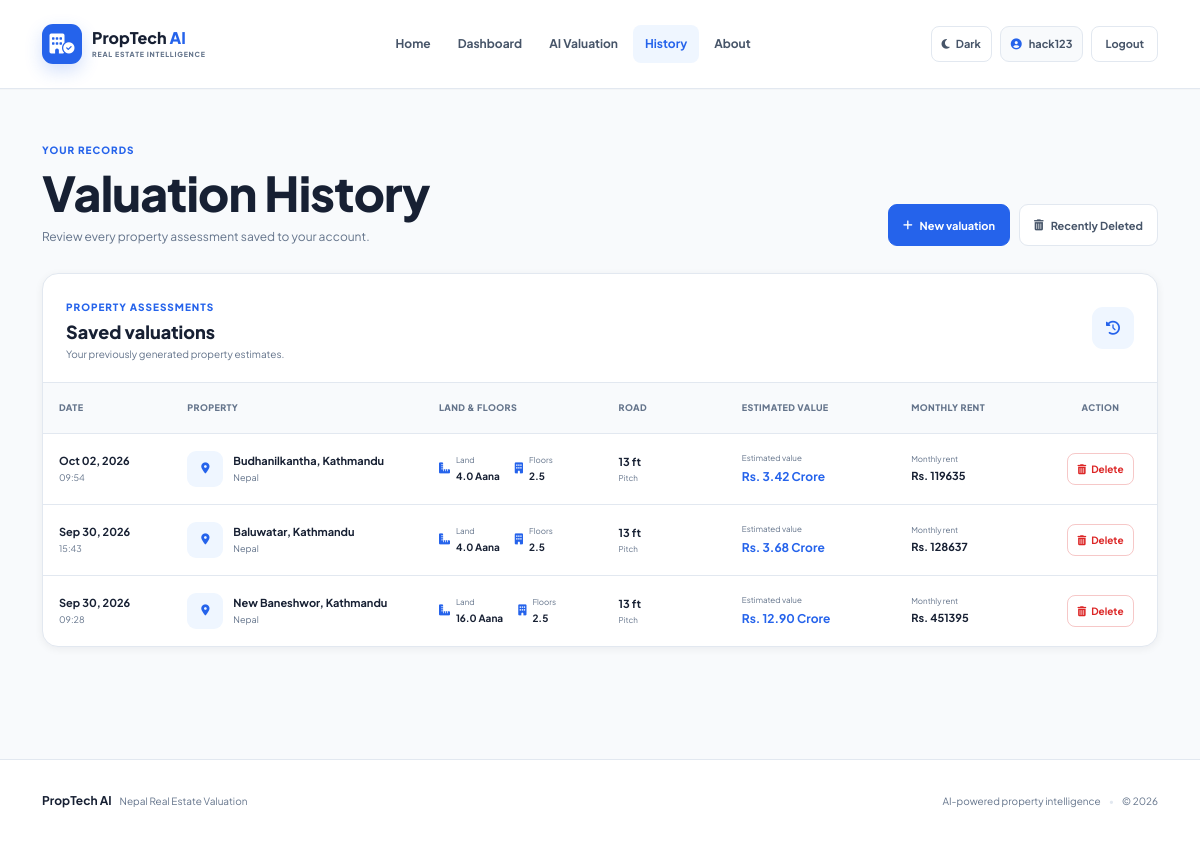
Page /history/ (signed in) on the committed database.
### valuation/models.py (models this page shows, shortened)
class PropertyValuation(models.Model):
    user = models.ForeignKey(
        settings.AUTH_USER_MODEL,
        on_delete=models.SET_NULL,
        null=True,
        blank=True,
        related_name="valuations",
    )
    location = models.CharField(
        max_length=150
    )
    land_aana = models.FloatField(
        verbose_name="Land (Aana)"
    )
    floors = models.FloatField(
        verbose_name="Floors"
    )
    road_feet = models.IntegerField(
        verbose_name="Road Width (Feet)"
    )
    road_type = models.CharField(
        max_length=50,
        verbose_name="Road Type"
    )
    rooms = models.IntegerField(
        verbose_name="Rooms"
    )
    bathrooms = models.IntegerField(
        verbose_name="Bathrooms"
    )
    predicted_price_npr = models.DecimalField(
        max_digits=15,
        decimal_places=2
    )
    price_formatted = models.CharField(
        max_length=100
    )
    monthly_rent_npr = models.DecimalField(
        max_digits=12,
        decimal_places=2
    )
    cap_rate = models.CharField(
        max_length=10
    )
    created_at = models.DateTimeField(
        auto_now_add=True
    )
    is_deleted = models.BooleanField(
        default=False
    )
    deleted_at = models.DateTimeField(
        null=True,
        blank=True
    )

### valuation/views.py (the view)
@login_required
def history(request):
    valuations = (
        PropertyValuation.objects
        .filter(
            user=request.user,
            is_deleted=False
        )
        .order_by("-created_at")
    )
    return render(
        request,
        "valuation/history.html",
        {
            "valuations": valuations
        }
    )

### valuation/templates/valuation/history.html (shortened to what this page needs)
{% extends "valuation/base.html" %}
{% block content %}
<section class="history-section">
    <div class="container">
        <div class="page-header history-page-header">
            <div class="history-page-title">
                <span class="page-eyebrow">
                    YOUR RECORDS
                </span>
                <h1>
                    Valuation History
                </h1>
                <p>
                    Review every property assessment saved to your account.
                </p>
            </div>
            <div class="history-header-actions">
                <a
                    href="{% url 'valuation' %}"
                    class="dashboard-action history-new-button"
                >
                    <i class="fa-solid fa-plus"></i>
                    <span>New valuation</span>
                </a>
                <a
                    href="{% url 'deleted_history' %}"
                    class="history-deleted-button"
                >
                    <i class="fa-solid fa-trash-can"></i>
                    <span>Recently Deleted</span>
                </a>
            </div>
        </div>
        <div class="history-card">
            <div class="history-card-header">
                <div class="history-card-heading">
                    <span class="panel-eyebrow">
                        PROPERTY ASSESSMENTS
                    </span>
                    <h2>
                        Saved valuations
                    </h2>
                    <p>
                        Your previously generated property estimates.
                    </p>
                </div>
                <div class="history-icon">
                    <i class="fa-solid fa-clock-rotate-left"></i>
                </div>
            </div>
            {% if valuations %}
                <div class="history-table-wrapper">
                    <table class="valuation-history-table">
                        <thead>
                            <tr>
                                <th class="history-date-column">
                                    Date
                                </th>
                                <th class="history-property-column">
                                    Property
                                </th>
                                <th class="history-details-column">
                                    Land &amp; Floors
                                </th>
                                <th class="history-road-column">
                                    Road
                                </th>
                                <th class="history-value-column">
                                    Estimated Value
                                </th>
                                <th class="history-rent-column">
                                    Monthly Rent
                                </th>
                                <th class="history-action-column">
                                    Action
                                </th>
                            </tr>
                        </thead>
                        <tbody>
                            {% for item in valuations %}
                            <tr>
                                <td class="history-date-column">
                                    <div class="history-date">
                                        <strong>
                                            {{ item.created_at|date:"M d, Y" }}
                                        </strong>
                                        <span>
                                            {{ item.created_at|date:"H:i" }}
                                        </span>
                                    </div>
                                </td>
                                <td class="history-property-column">
                                    <div class="history-property">
                                        <div class="history-location-icon">
                                            <i class="fa-solid fa-location-dot"></i>
                                        </div>
                                        <div class="history-property-info">
                                            <strong>
                                                {{ item.location }}
                                            </strong>
                                            <span>
                                                Nepal
                                            </span>
                                        </div>
                                    </div>
                                </td>
                                <td class="history-details-column">
                                    <div class="history-details">
                                        <div class="history-detail-item">
                                            <i class="fa-solid fa-ruler-combined"></i>
                                            <div>
                                                <span>
                                                    Land
                                                </span>
                                                <strong>
                                                    {{ item.land_aana }} Aana
                                                </strong>
                                            </div>
                                        </div>
                                        <div class="history-detail-item">
                                            <i class="fa-solid fa-building"></i>
                                            <div>
                                                <span>
                                                    Floors
                                                </span>
                                                <strong>
                                                    {{ item.floors }}
                                                </strong>
                                            </div>
                                        </div>
                                    </div>
                                </td>
                                <td class="history-road-column">
                                    <div class="history-road">
                                        <strong>
                                            {{ item.road_feet }} ft
                                        </strong>
                                        <span>
                                            {{ item.road_type }}
                                        </span>
                                    </div>
                                </td>
                                <td class="history-value-column">
                                    <div class="history-value">
                                        <span>
                                            Estimated value
                                        </span>
                                        <strong>
                                            {{ item.price_formatted }}
                                        </strong>
                                    </div>
                                </td>
                                <td class="history-rent-column">
                                    <div class="history-rent">
                                        <span>
                                            Monthly rent
                                        </span>
                                        <strong>
                                            Rs. {{ item.monthly_rent_npr|floatformat:0 }}
                                        </strong>
                                    </div>
                                </td>
                                <td class="history-action-column">
                                    <form
                                        method="post"
                                        action="{% url 'delete_valuation' item.id %}"
                                        class="delete-form"
                                        onsubmit="return confirmDelete();"
                                    >
                                        <button
                                            type="submit"
                                            class="history-delete-button"
                                            title="Move to Recently Deleted"
                                        >
                                            <i class="fa-solid fa-trash-can"></i>
                                            <span>
                                                Delete
                                            </span>
                                        </button>
                                    </form>
                                </td>
                            </tr>
                            {% endfor %}
                        </tbody>
                    </table>
                </div>
            {% endif %}
        </div>
    </div>
</section>
{% endblock %}

### valuation/templates/valuation/base.html (shortened to what this page needs)
{% load static %}
<!DOCTYPE html>
<html lang="en">
<head>
    <link
        href="https://cdn.jsdelivr.net/npm/bootstrap@5.3.2/dist/css/bootstrap.min.css"
        rel="stylesheet"
    >
    <link
        rel="stylesheet"
        href="https://cdnjs.cloudflare.com/ajax/libs/font-awesome/6.5.1/css/all.min.css"
    >
    <link
        rel="stylesheet"
        href="{% static 'valuation/css/style.css' %}"
    >
</head>
<body>
    <nav class="navbar navbar-expand-lg site-nav">
        <div class="container">
            <a
                class="navbar-brand brand"
                href="{% url 'home' %}"
            >
                <span class="brand-mark">
                    <i class="fa-solid fa-building-circle-check"></i>
                </span>
                <span class="brand-text">
                    <span class="brand-name">
                        PropTech <strong>AI</strong>
                    </span>
                    <small>
                        REAL ESTATE INTELLIGENCE
                    </small>
                </span>
            </a>
            <div
                class="collapse navbar-collapse"
                id="mainNav"
            >
                <ul class="navbar-nav mx-auto">
                    <li class="nav-item">
                        <a
                            class="nav-link {% if request.resolver_match.url_name == 'home' %}active{% endif %}"
                            href="{% url 'home' %}"
                        >
                            Home
                        </a>
                    </li>
                    {% if user.is_authenticated %}
                    <li class="nav-item">
                        <a
                            class="nav-link {% if request.resolver_match.url_name == 'dashboard' %}active{% endif %}"
                            href="{% url 'dashboard' %}"
                        >
                            Dashboard
                        </a>
                    </li>
                    <li class="nav-item">
                        <a
                            class="nav-link {% if request.resolver_match.url_name == 'valuation' %}active{% endif %}"
                            href="{% url 'valuation' %}"
                        >
                            AI Valuation
                        </a>
                    </li>
                    <li class="nav-item">
                        <a
                            class="nav-link {% if request.resolver_match.url_name == 'history' %}active{% endif %}"
                            href="{% url 'history' %}"
                        >
                            History
                        </a>
                    </li>
                    {% endif %}
                    <li class="nav-item">
                        <a
                            class="nav-link {% if request.resolver_match.url_name == 'about' %}active{% endif %}"
                            href="{% url 'about' %}"
                        >
                            About
                        </a>
                    </li>
                </ul>
                <div class="nav-actions">
                    <button
                        type="button"
                        id="themeToggle"
                        class="theme-toggle"
                        aria-label="Toggle dark mode"
                        title="Toggle dark mode"
                    >
                        <i
                            id="themeIcon"
                            class="fa-solid fa-moon"
                        ></i>
                        <span
                            id="themeText"
                            class="theme-text"
                        >
                        </span>
                    </button>
                    {% if user.is_authenticated %}
                        <span class="user-pill">
                            <i class="fa-solid fa-circle-user"></i>
                            <span>
                                {{ user.username }}
                            </span>
                        </span>
                        <form
                            method="post"
                            action="{% url 'logout' %}"
                            class="logout-form"
                        >
                            <button
                                type="submit"
                                class="nav-btn nav-btn-outline"
                            >
                                Logout
                            </button>
                        </form>
                    {% endif %}
                </div>
            </div>
        </div>
    </nav>
    <main class="site-main">
        {% block content %}
        {% endblock %}
    </main>
    <footer class="site-footer">
        <div class="container">
            <div class="footer-content">
                <div class="footer-left">
                    <strong>
                        PropTech AI
                    </strong>
                    <span>
                        Nepal Real Estate Valuation
                    </span>
                </div>
                <div class="footer-right">
                    <span>
                        AI-powered property intelligence
                    </span>
                    <span class="footer-divider">
                        •
                    </span>
                    <span>
                        © 2026
                    </span>
                </div>
            </div>
        </div>
    </footer>
</body>
</html>

### rows in the picture
PropertyValuation: created_at "Oct 02, 2026", created_at "09:54", location "Budhanilkantha, Kathmandu", land_aana "4.0", floors "2.5", road_feet "13", road_type "Pitch", price_formatted "Rs. 3.42 Crore", monthly_rent_npr "119635"
PropertyValuation: created_at "Sep 30, 2026", created_at "15:43", location "Baluwatar, Kathmandu", land_aana "4.0", floors "2.5", road_feet "13", road_type "Pitch", price_formatted "Rs. 3.68 Crore", monthly_rent_npr "128637"
PropertyValuation: created_at "Sep 30, 2026", created_at "09:28", location "New Baneshwor, Kathmandu", land_aana "16.0", floors "2.5", road_feet "13", road_type "Pitch", price_formatted "Rs. 12.90 Crore", monthly_rent_npr "451395"

### other values in the picture
{{ user.username }} "hack123"
